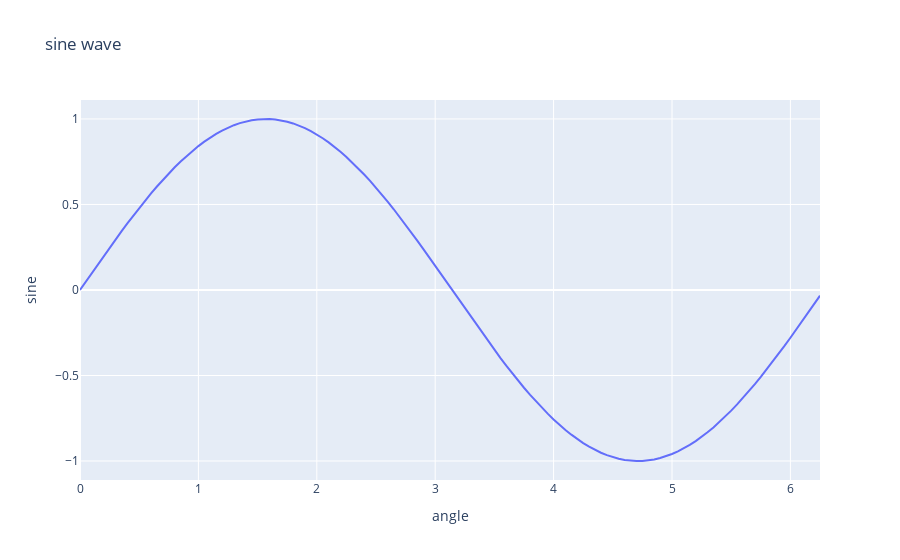

Notebook cell for this chart:
### Code cell
# sine wave 
import plotly.graph_objs as go
import numpy as np
import math
xpoints=np.arange(0,math.pi*2,0.05)
ypoints=np.sin(xpoints)
trace0=go.Scatter(x=xpoints,y=ypoints)
data=[trace0]
layout=go.Layout(title="sine wave",xaxis={'title':'angle'},yaxis={'title':'sine'})
fig=go.Figure(data,layout)
fig.show()
